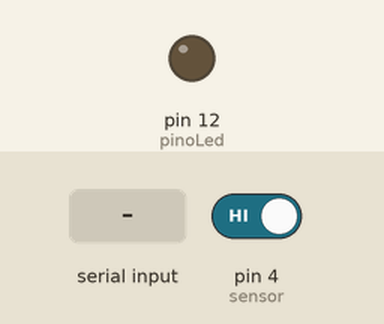
A sketch run on a simulated Arduino Uno, built with avr-gcc and run on an emulated ATmega328P. On the bench: output pins drawn as LEDs (lit = HIGH). Inputs (shaded band) come from the test bench; at power-on: pin 4 (sensor) HIGH.

Above: at 1.3 s.
1.4 s: "200\n" received over the second serial link
At 3.4 s:
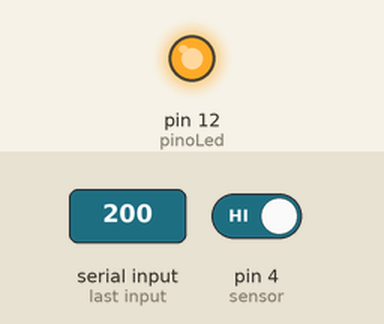
3.8 s: "90,45\n" received over the second serial link
At 5.2 s:
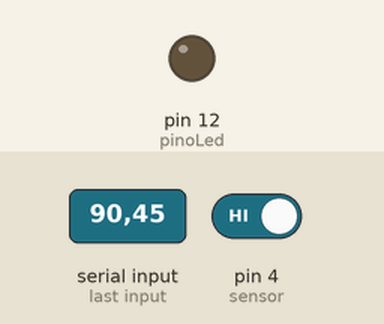
Timing chart, 0 to 6.8 s (numbered marks = the images above; inputs shaded):
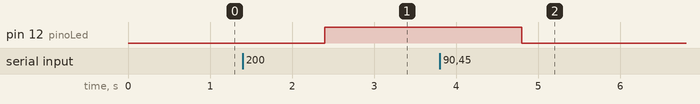

Measured:
- after the input at 1.4 s, pin 12 (pinoLed): LOW → HIGH after 1.0 s
- after the input at 3.8 s, pin 12 (pinoLed): HIGH → LOW after 1.0 s

The sketch:

bluetooth.ino
```cpp
#include <SoftwareSerial.h> //INCLUSÃO DE BIBLIOTECA

const int pinoRX = 13; //PINO DIGITAL 13 (RX) (D8)
const int pinoTX = 15; //PINO DIGITAL 15 (TX) (D7)
const int pinoLed = 12; //PINO DIGITAL UTILIZADO PELO LED
const int sensor = 4; //PINO DIGITAL USADO PELO SENSOR
int dadoBluetooth = 0; //VARIÁVEL QUE ARMAZENA O VALOR ENVIADO PELO BLUETOOTH
boolean loopLED = false; //VARIÁVEL BOOLEANA QUE FAZ O CONTROLE DE ATIVAÇÃO DO LOOP DO LED

bool detected = false;


SoftwareSerial bluetooth(pinoRX, pinoTX); //PINOS QUE EMULAM A SERIAL, ONDE O PINO 13 É O RX E O PINO 15 É O TX

void setup(){
  Serial.begin(9600); //INICIALIZA A SERIAL
  bluetooth.begin(9600); //INICIALIZA A SERIAL DO BLUETOOTH
  bluetooth.print("$"); //IMPRIME O CARACTERE
  delay(100); //INTERVALO DE 100 MILISSEGUNDOS
  pinMode(pinoLed, OUTPUT); //DEFINE O PINO COMO SAÍDA
  pinMode(sensor, INPUT);
}

void loop(){
   if(bluetooth.available()){ //SE O BLUETOOTH ESTIVER HABILITADO, FAZ
      int received = bluetooth.parseInt();
      bluetooth.readString();
      analogWrite(pinoLed, received); //LIGA O LED
  }


  if(!digitalRead(sensor)){
    if(!detected){
      bluetooth.write("SENSOR ATIVADO\n");
      detected = true;
    }
  }else{
     if(detected){
      bluetooth.write("PRESENÇA NÃO DETECTADA\n");
      detected = false;
    }
  }
 }
```
